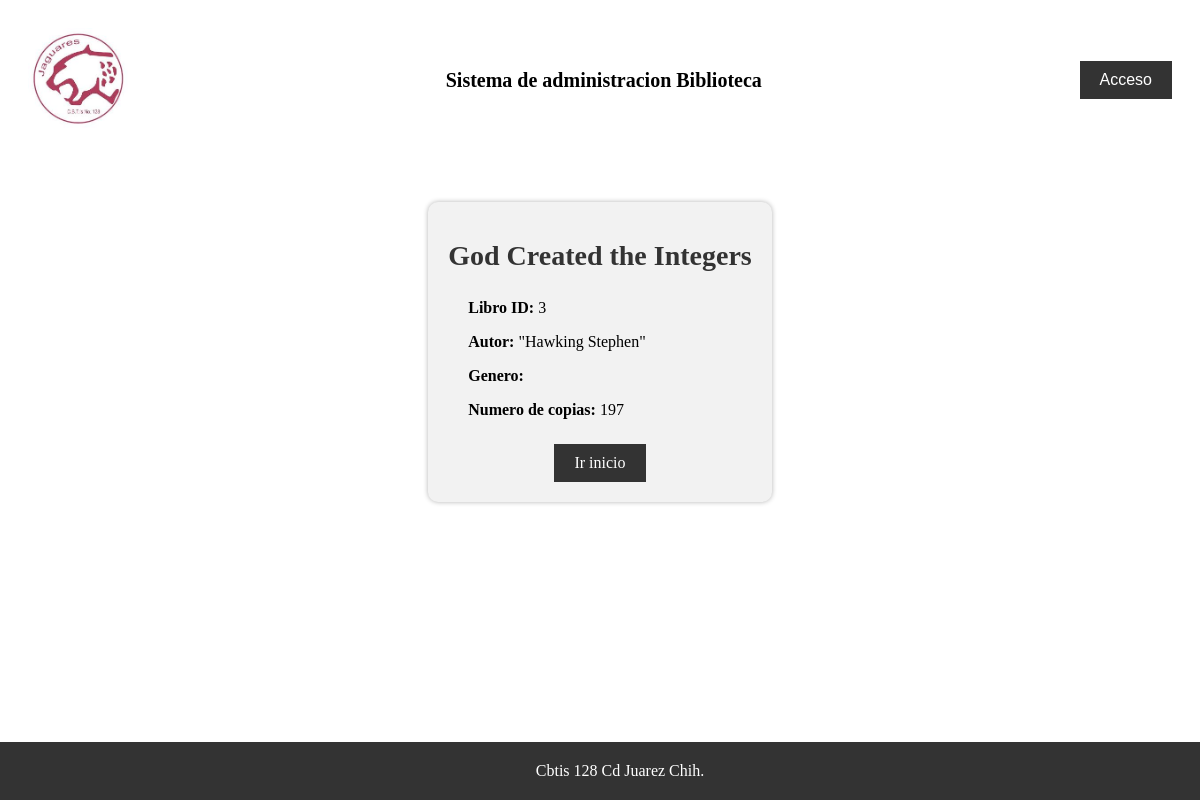
Screenshot of /libros/ver/3/ with the database file from the repository.
### biblioteca_app/models.py (models this page shows, shortened)
class Libro(models.Model):
    titulo = models.CharField(max_length=100)
    autor = models.CharField(max_length=100)
    genero = models.CharField(max_length=100)
    copias = models.IntegerField(default=1)

### biblioteca_app/views.py (the view)
# urls.py: path('ver/<int:libro_id>/', views.verlibro, name='verlibro'),
def verlibro(request, libro_id):
    libro = Libro.objects.get(pk=libro_id)
    return render(request, 'verLibro.html', {'libro': libro})

### Templates/verLibro.html (shortened to what this page needs)
{% load static %}
<!DOCTYPE html>
<html lang="es">
<head>
    <link rel="stylesheet" href="{% static 'css/verLibro.css' %}">
</head>
<body>
    {% include 'encabezado.html' %}
    <div class="book-details-container">
        <div class="book-details">
            <h1 class="book-title">{{ libro.titulo }}</h1>
            <div class="book-info">
                <p><strong>Libro ID:</strong> {{ libro.id }}</p>
                <p><strong>Autor:</strong> {{ libro.autor }}</p>
                <p><strong>Genero:</strong> {{ libro.genero }}</p>
                <p><strong>Numero de copias:</strong> {{ libro.copias }}</p>
            </div>
            <a href="{% url 'inicio' %}" class="home-button">Ir inicio</a>
        </div>
    </div>
    {% include 'piepagina.html' %}
</body>
</html>

### static/css/verLibro.css (style rules this page uses)
.book-details-container { display: flex; justify-content: center; align-items: center; height: 50vh; }
.book-details { background-color: #f2f2f2; padding: 20px; border-radius: 10px; box-shadow: 0 0 5px rgba(0, 0, 0, 0.3); text-align: center; max-width: 600px; }
.book-title { font-size: 28px; font-weight: bold; color: #333; margin-bottom: 10px; }
.book-info { text-align: left; padding: 20px; padding-top: 1px; }
.book-info p { font-size: 16px; margin-bottom: 5px; }
.home-button { display: inline-block; padding: 10px 20px; font-size: 16px; background-color: #333; color: #fff; text-decoration: none; border: none; cursor: pointer; }

### rows the page displays
Libro: titulo "God Created the Integers", id "3", autor "\"Hawking Stephen\"", copias "197"
